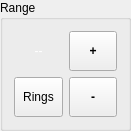
   <widget class="QCustomGroupBox" name="groupBox_2">
    <property name="geometry">
     <rect>
      <x>10</x>
      <y>10</y>
      <width>131</width>
      <height>131</height>
     </rect>
    </property>
    <property name="title">
     <string>Range</string>
    </property>
    <layout class="QGridLayout" name="gridLayout_3">
     <item row="1" column="0">
      <widget class="QLabel" name="label_range">
       <property name="palette">
        <palette>
         <active>
          <colorrole role="WindowText">
           <brush brushstyle="SolidPattern">
            <color alpha="255">
             <red>255</red>
             <green>255</green>
             <blue>255</blue>
            </color>
           </brush>
          </colorrole>
          <colorrole role="Button">
           <brush brushstyle="SolidPattern">
            <color alpha="255">
             <red>40</red>
             <green>60</green>
             <blue>100</blue>
            </color>
           </brush>
          </colorrole>
          <colorrole role="Light">
           <brush brushstyle="SolidPattern">
            <color alpha="255">
             <red>0</red>
             <green>0</green>
             <blue>0</blue>
            </color>
           </brush>
          </colorrole>
          <colorrole role="Midlight">
           <brush brushstyle="SolidPattern">
            <color alpha="255">
             <red>0</red>
             <green>0</green>
             <blue>0</blue>
            </color>
           </brush>
          </colorrole>
          <colorrole role="Dark">
           <brush brushstyle="SolidPattern">
            <color alpha="255">
             <red>0</red>
             <green>0</green>
             <blue>0</blue>
            </color>
           </brush>
          </colorrole>
          <colorrole role="Mid">
           <brush brushstyle="SolidPattern">
            <color alpha="255">
             <red>0</red>
             <green>0</green>
             <blue>0</blue>
            </color>
           </brush>
          </colorrole>
          <colorrole role="Text">
           <brush brushstyle="SolidPattern">
            <color alpha="255">
             <red>255</red>
             <green>255</green>
             <blue>255</blue>
            </color>
           </brush>
          </colorrole>
          <colorrole role="BrightText">
           <brush brushstyle="SolidPattern">
            <color alpha="255">
             <red>255</red>
             <green>255</green>
             <blue>255</blue>
            </color>
           </brush>
          </colorrole>
          <colorrole role="ButtonText">
           <brush brushstyle="SolidPattern">
            <color alpha="255">
             <red>255</red>
             <green>255</green>
             <blue>255</blue>
            </color>
           </brush>
          </colorrole>
          <colorrole role="Base">
           <brush brushstyle="SolidPattern">
            <color alpha="255">
             <red>40</red>
             <green>60</green>
             <blue>100</blue>
            </color>
           </brush>
          </colorrole>
          <colorrole role="Window">
           <brush brushstyle="SolidPattern">
            <color alpha="255">
             <red>40</red>
             <green>60</green>
             <blue>100</blue>
            </color>
           </brush>
          </colorrole>
          <colorrole role="Shadow">
           <brush brushstyle="SolidPattern">
            <color alpha="255">
             <red>0</red>
             <green>0</green>
             <blue>0</blue>
            </color>
           </brush>
          </colorrole>
          <colorrole role="AlternateBase">
           <brush brushstyle="SolidPattern">
            <color alpha="255">
             <red>0</red>
             <green>0</green>
             <blue>0</blue>
            </color>
           </brush>
          </colorrole>
          <colorrole role="ToolTipBase">
           <brush brushstyle="SolidPattern">
            <color alpha="255">
             <red>255</red>
             <green>255</green>
             <blue>220</blue>
            </color>
           </brush>
          </colorrole>
          <colorrole role="ToolTipText">
           <brush brushstyle="SolidPattern">
            <color alpha="255">
             <red>0</red>
             <green>0</green>
             <blue>0</blue>
            </color>
           </brush>
          </colorrole>
         </active>
         <inactive>
          <colorrole role="WindowText">
           <brush brushstyle="SolidPattern">
            <color alpha="255">
             <red>255</red>
             <green>255</green>
             <blue>255</blue>
            </color>
           </brush>
          </colorrole>
          <colorrole role="Button">
           <brush brushstyle="SolidPattern">
            <color alpha="255">
             <red>40</red>
             <green>60</green>
             <blue>100</blue>
            </color>
           </brush>
          </colorrole>
          <colorrole role="Light">
           <brush brushstyle="SolidPattern">
            <color alpha="255">
             <red>0</red>
             <green>0</green>
             <blue>0</blue>
            </color>
           </brush>
          </colorrole>
          <colorrole role="Midlight">
           <brush brushstyle="SolidPattern">
            <color alpha="255">
             <red>0</red>
             <green>0</green>
             <blue>0</blue>
            </color>
           </brush>
          </colorrole>
          <colorrole role="Dark">
           <brush brushstyle="SolidPattern">
            <color alpha="255">
             <red>0</red>
             <green>0</green>
             <blue>0</blue>
            </color>
           </brush>
          </colorrole>
          <colorrole role="Mid">
           <brush brushstyle="SolidPattern">
            <color alpha="255">
             <red>0</red>
             <green>0</green>
             <blue>0</blue>
            </color>
           </brush>
          </colorrole>
          <colorrole role="Text">
           <brush brushstyle="SolidPattern">
            <color alpha="255">
             <red>255</red>
             <green>255</green>
             <blue>255</blue>
            </color>
           </brush>
          </colorrole>
          <colorrole role="BrightText">
           <brush brushstyle="SolidPattern">
            <color alpha="255">
             <red>255</red>
             <green>255</green>
             <blue>255</blue>
            </color>
           </brush>
          </colorrole>
          <colorrole role="ButtonText">
           <brush brushstyle="SolidPattern">
            <color alpha="255">
             <red>255</red>
             <green>255</green>
             <blue>255</blue>
            </color>
           </brush>
          </colorrole>
          <colorrole role="Base">
           <brush brushstyle="SolidPattern">
            <color alpha="255">
             <red>40</red>
             <green>60</green>
             <blue>100</blue>
            </color>
           </brush>
          </colorrole>
          <colorrole role="Window">
           <brush brushstyle="SolidPattern">
            <color alpha="255">
             <red>40</red>
             <green>60</green>
             <blue>100</blue>
            </color>
           </brush>
          </colorrole>
          <colorrole role="Shadow">
           <brush brushstyle="SolidPattern">
            <color alpha="255">
             <red>0</red>
             <green>0</green>
             <blue>0</blue>
            </color>
           </brush>
          </colorrole>
          <colorrole role="AlternateBase">
           <brush brushstyle="SolidPattern">
            <color alpha="255">
             <red>0</red>
             <green>0</green>
             <blue>0</blue>
            </color>
           </brush>
          </colorrole>
          <colorrole role="ToolTipBase">
           <brush brushstyle="SolidPattern">
            <color alpha="255">
             <red>255</red>
             <green>255</green>
             <blue>220</blue>
            </color>
           </brush>
          </colorrole>
          <colorrole role="ToolTipText">
           <brush brushstyle="SolidPattern">
            <color alpha="255">
             <red>0</red>
             <green>0</green>
             <blue>0</blue>
            </color>
           </brush>
          </colorrole>
         </inactive>
         <disabled>
          <colorrole role="WindowText">
           <brush brushstyle="SolidPattern">
            <color alpha="255">
             <red>0</red>
             <green>0</green>
             <blue>0</blue>
            </color>
           </brush>
          </colorrole>
          <colorrole role="Button">
           <brush brushstyle="SolidPattern">
            <color alpha="255">
             <red>40</red>
             <green>60</green>
             <blue>100</blue>
            </color>
           </brush>
          </colorrole>
          <colorrole role="Light">
           <brush brushstyle="SolidPattern">
            <color alpha="255">
             <red>0</red>
             <green>0</green>
             <blue>0</blue>
            </color>
           </brush>
          </colorrole>
          <colorrole role="Midlight">
           <brush brushstyle="SolidPattern">
            <color alpha="255">
             <red>0</red>
             <green>0</green>
             <blue>0</blue>
            </color>
           </brush>
          </colorrole>
          <colorrole role="Dark">
           <brush brushstyle="SolidPattern">
            <color alpha="255">
             <red>0</red>
             <green>0</green>
             <blue>0</blue>
            </color>
           </brush>
          </colorrole>
          <colorrole role="Mid">
           <brush brushstyle="SolidPattern">
            <color alpha="255">
             <red>0</red>
             <green>0</green>
             <blue>0</blue>
            </color>
           </brush>
          </colorrole>
          <colorrole role="Text">
           <brush brushstyle="SolidPattern">
            <color alpha="255">
             <red>0</red>
             <green>0</green>
             <blue>0</blue>
            </color>
           </brush>
          </colorrole>
          <colorrole role="BrightText">
           <brush brushstyle="SolidPattern">
            <color alpha="255">
             <red>255</red>
             <green>255</green>
             <blue>255</blue>
            </color>
           </brush>
          </colorrole>
          <colorrole role="ButtonText">
           <brush brushstyle="SolidPattern">
            <color alpha="255">
             <red>0</red>
             <green>0</green>
             <blue>0</blue>
            </color>
           </brush>
          </colorrole>
          <colorrole role="Base">
           <brush brushstyle="SolidPattern">
            <color alpha="255">
             <red>40</red>
             <green>60</green>
             <blue>100</blue>
            </color>
           </brush>
          </colorrole>
          <colorrole role="Window">
           <brush brushstyle="SolidPattern">
            <color alpha="255">
             <red>40</red>
             <green>60</green>
             <blue>100</blue>
            </color>
           </brush>
          </colorrole>
          <colorrole role="Shadow">
           <brush brushstyle="SolidPattern">
            <color alpha="255">
             <red>0</red>
             <green>0</green>
             <blue>0</blue>
            </color>
           </brush>
          </colorrole>
          <colorrole role="AlternateBase">
           <brush brushstyle="SolidPattern">
            <color alpha="255">
             <red>0</red>
             <green>0</green>
             <blue>0</blue>
            </color>
           </brush>
          </colorrole>
          <colorrole role="ToolTipBase">
           <brush brushstyle="SolidPattern">
            <color alpha="255">
             <red>255</red>
             <green>255</green>
             <blue>220</blue>
            </color>
           </brush>
          </colorrole>
          <colorrole role="ToolTipText">
           <brush brushstyle="SolidPattern">
            <color alpha="255">
             <red>0</red>
             <green>0</green>
             <blue>0</blue>
            </color>
           </brush>
          </colorrole>
         </disabled>
        </palette>
       </property>
       <property name="styleSheet">
        <string notr="true">font: 14pt &quot;MS Sans Serif&quot;;</string>
       </property>
       <property name="text">
        <string>--</string>
       </property>
       <property name="alignment">
        <set>Qt::AlignCenter</set>
       </property>
      </widget>
     </item>
     <item row="2" column="0">
      <widget class="QCustomButton" name="toolButton_grid">
       <property name="sizePolicy">
        <sizepolicy hsizetype="Preferred" vsizetype="Preferred">
         <horstretch>0</horstretch>
         <verstretch>0</verstretch>
        </sizepolicy>
       </property>
       <property name="text">
        <string>Rings</string>
       </property>
       <property name="checkable">
        <bool>true</bool>
       </property>
      </widget>
     </item>
     <item row="2" column="1">
      <widget class="QCustomButton" name="toolButton_zoom_out">
       <property name="sizePolicy">
        <sizepolicy hsizetype="Preferred" vsizetype="Preferred">
         <horstretch>0</horstretch>
         <verstretch>0</verstretch>
        </sizepolicy>
       </property>
       <property name="font">
        <font>
         <weight>75</weight>
         <bold>true</bold>
        </font>
       </property>
       <property name="text">
        <string>-</string>
       </property>
       <property name="checkable">
        <bool>false</bool>
       </property>
      </widget>
     </item>
     <item row="1" column="1">
      <widget class="QCustomButton" name="toolButton_zoom_in">
       <property name="sizePolicy">
        <sizepolicy hsizetype="Preferred" vsizetype="Preferred">
         <horstretch>0</horstretch>
         <verstretch>0</verstretch>
        </sizepolicy>
       </property>
       <property name="font">
        <font>
         <weight>75</weight>
         <bold>true</bold>
        </font>
       </property>
       <property name="text">
        <string>+</string>
       </property>
       <property name="checkable">
        <bool>false</bool>
       </property>
      </widget>
     </item>
    </layout>
   </widget>
